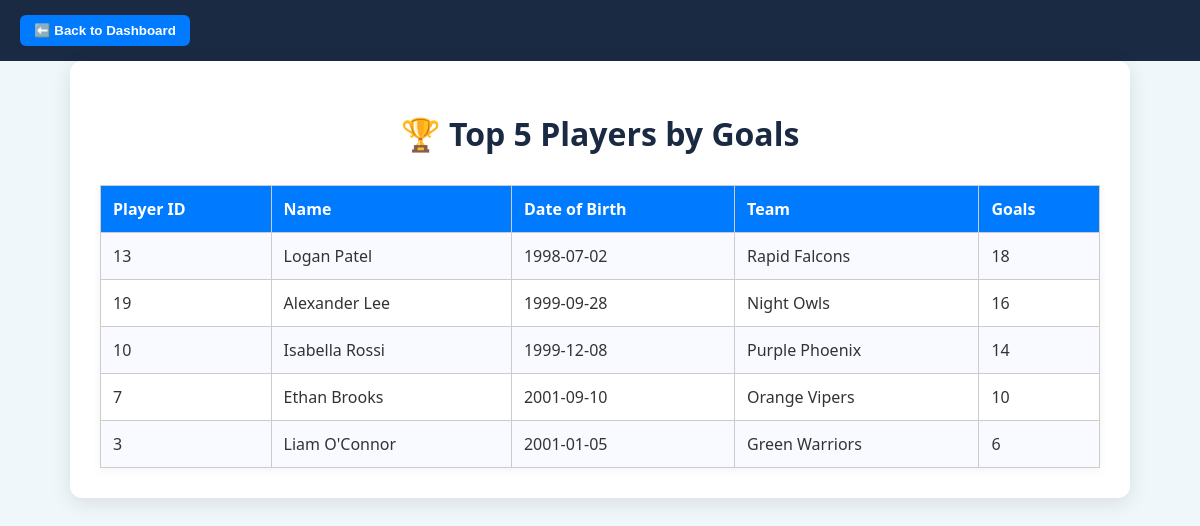
The app's page /game_analytics/top_players.php with its own data.
### tables this page shows
CREATE TABLE `player` (
  `PlayerID` int(11) NOT NULL,
  `Name` varchar(100) NOT NULL
);

CREATE TABLE `playeridentity` (
  `Name` varchar(100) NOT NULL,
  `DoB` date NOT NULL,
  `TeamID` int(11) NOT NULL
);

CREATE TABLE `team` (
  `TeamID` int(11) NOT NULL,
  `TeamName` varchar(100) NOT NULL
);

### game_analytics/top_players.php (the view, shortened to what this page needs)
<?php
include 'db.php';
$sql = "
SELECT
    Player.PlayerID,
    PlayerIdentity.Name,
    PlayerIdentity.DoB,
    Team.TeamName,
    SUM(Participate.Goals) AS TotalGoals
FROM Player
JOIN PlayerIdentity ON Player.Name = PlayerIdentity.Name
JOIN Team ON PlayerIdentity.TeamID = Team.TeamID
JOIN Participate ON Player.PlayerID = Participate.PlayerID
GROUP BY Player.PlayerID, PlayerIdentity.Name, PlayerIdentity.DoB, Team.TeamName
ORDER BY TotalGoals DESC
LIMIT 5
";
$stmt = $conn->prepare($sql);
$stmt->execute();
$topPlayers = $stmt->fetchAll(PDO::FETCH_ASSOC);
?>
<!DOCTYPE html>
<html>
<head>
    <link rel="stylesheet" href="style.css">
</head>
<body>
<div class="top-bar">
    <button onclick="window.location.href='dashboard.php'">⬅️ Back to Dashboard</button>
</div>
<div class="container">
    <h1>🏆 Top 5 Players by Goals</h1>
    <table>
        <tr>
            <th>Player ID</th>
            <th>Name</th>
            <th>Date of Birth</th>
            <th>Team</th>
            <th>Goals</th>
        </tr>
        <?php foreach ($topPlayers as $player): ?>
        <tr>
            <td><?= htmlspecialchars($player['PlayerID']) ?></td>
            <td><?= htmlspecialchars($player['Name']) ?></td>
            <td><?= htmlspecialchars($player['DoB']) ?></td>
            <td><?= htmlspecialchars($player['TeamName']) ?></td>
            <td><?= htmlspecialchars($player['TotalGoals']) ?></td>
        </tr>
        <?php endforeach; ?>
    </table>
</div>
</body>
</html>

### game_analytics/style.css (style rules this page uses)
body { font-family: 'Segoe UI', sans-serif; background-color: #eaf6ff; margin: 0; padding: 0; color: #333; }
.container { max-width: 1000px; margin: 50px auto; background: #fff; padding: 30px; border-radius: 12px; box-shadow: 0 5px 20px rgba(0, 0, 0, 0.1); }
h1 { text-align: center; color: #1a2a42; margin-bottom: 30px; }
table { width: 100%; border-collapse: collapse; margin-top: 20px; }
th, td { padding: 12px 16px; text-align: left; }
th { background-color: #007acc; color: white; font-weight: 600; }
tr:nth-child(even) { background-color: #f5faff; }

### game_analytics/top_players.php (style rules this page uses)
body { font-family: 'Segoe UI', sans-serif; background-color: #f0f7fb; margin: 0; }
.top-bar { background-color: #1a2a42; color: white; padding: 15px 20px; }
.top-bar button { background-color: #007BFF; border: none; color: white; padding: 8px 14px; border-radius: 6px; font-weight: bold; cursor: pointer; }
.container { max-width: 1000px; margin: auto; padding: 30px; }
h1 { color: #1a2a42; }
table { width: 100%; border-collapse: collapse; background: white; box-shadow: 0 2px 10px rgba(0,0,0,0.05); }
th, td { padding: 12px; border: 1px solid #ccc; text-align: left; }
th { background-color: #007BFF; color: white; }
tr:nth-child(even) { background-color: #f8faff; }

### records on screen
player: PlayerID "13", Name.Name "Logan Patel", Name.DoB "1998-07-02", team.TeamName "Rapid Falcons", TotalGoals "18"
player: PlayerID "19", Name.Name "Alexander Lee", Name.DoB "1999-09-28", team.TeamName "Night Owls", TotalGoals "16"
player: PlayerID "10", Name.Name "Isabella Rossi", Name.DoB "1999-12-08", team.TeamName "Purple Phoenix", TotalGoals "14"
player: PlayerID "7", Name.Name "Ethan Brooks", Name.DoB "2001-09-10", team.TeamName "Orange Vipers", TotalGoals "10"
player: PlayerID "3", Name.Name "Liam O'Connor", Name.DoB "2001-01-05", team.TeamName "Green Warriors", TotalGoals "6"
